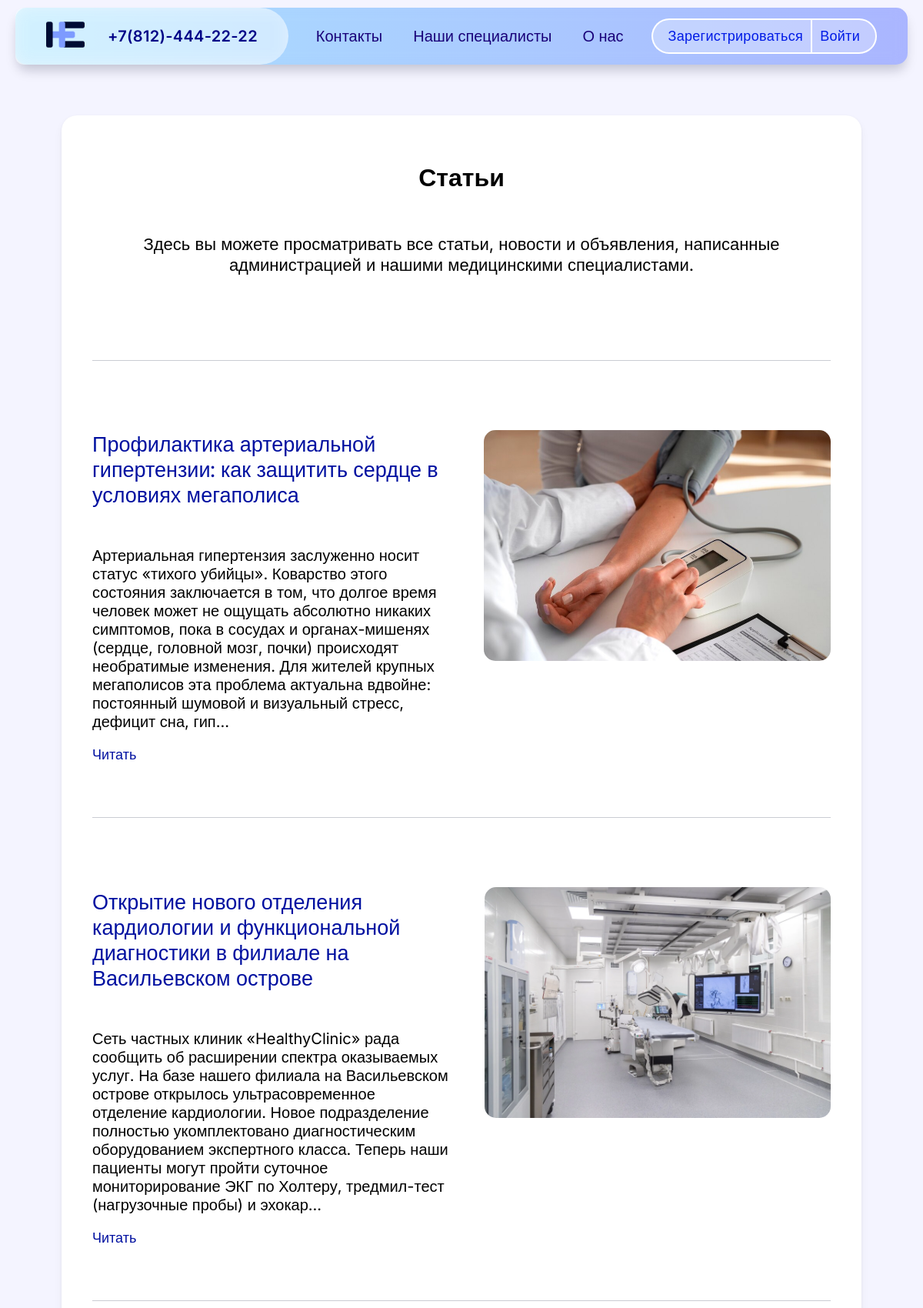
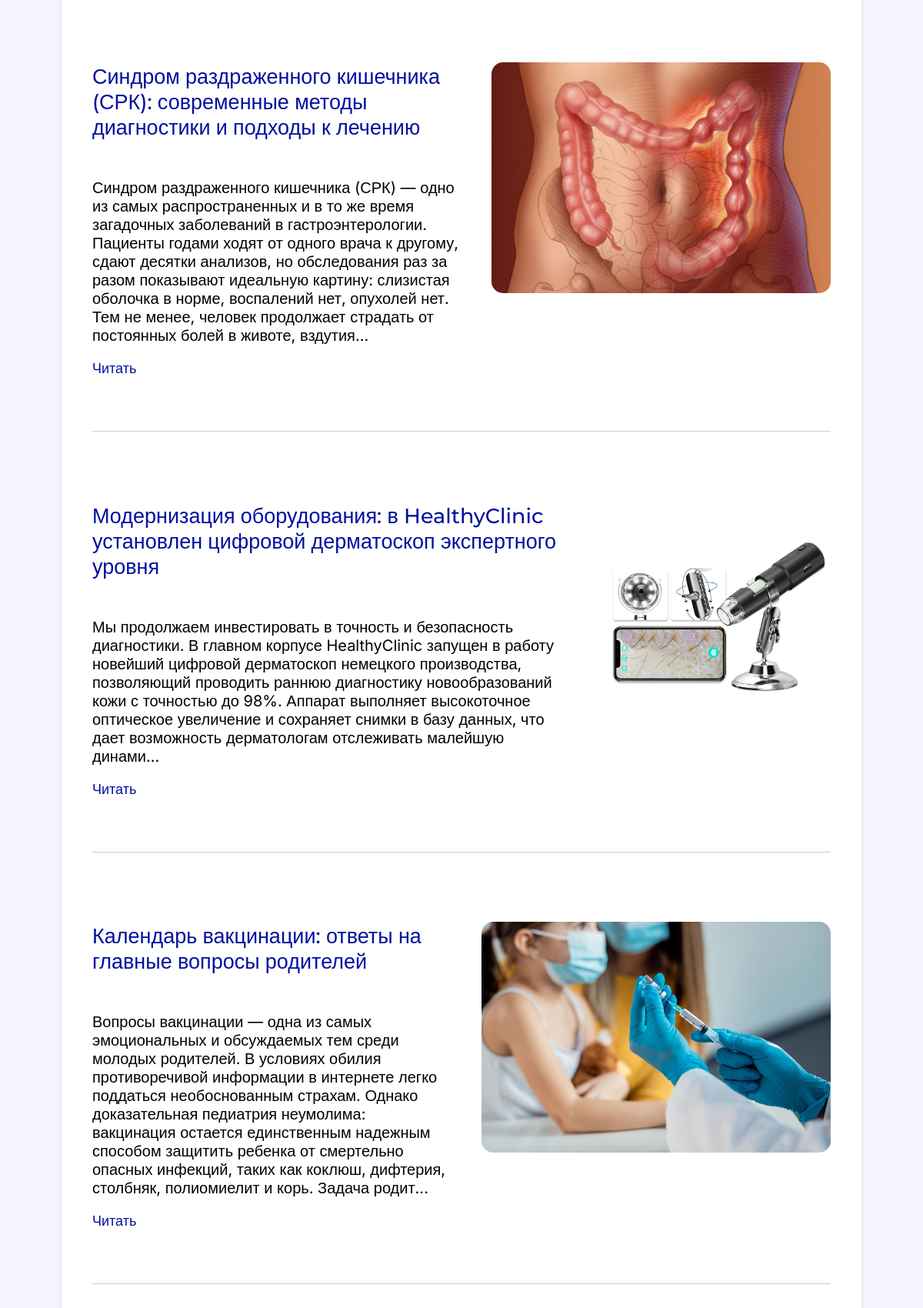
The page /posts (upper part) on the database its author committed (2 pictures, top to bottom).
### models.py (models this page shows)
class Post(db.Model):
    id = db.Column(db.Integer, primary_key=True)
    title = db.Column(db.String(200), nullable=False)
    content = db.Column(db.Text, nullable=False)
    image = db.Column(db.String(300))
    author_name = db.Column(db.String(100), default="Администрация")
    created_at = db.Column(
        db.DateTime(timezone=True),
        default=lambda: datetime.now(timezone.utc)
    )
    is_published = db.Column(db.Boolean, default=True)

### app.py (the view)
@app.route('/posts')
def posts():
    posts = Post.query.order_by(Post.created_at.desc()).all()
    return render_template('posts.html', posts=posts)

### templates/posts.html (shortened to what this page needs)
{% extends "base.html" %}
{% block content_class %}admin-content{% endblock %}
{% block content %}
    <h1>Статьи</h1>
    <p class="p-top-post">Здесь вы можете просматривать все статьи, новости и объявления, написанные администрацией и нашими медицинскими специалистами.</p>
    <div class="posts-list">
        <hr>
        {% for post in posts %}
            <div class="full-news">
            <div class="index-news">
                <a href="{{ url_for('post_detail', post_id=post.id) }}"><h2>{{ post.title }}</h2></a>
                <a href="{{ url_for('post_detail', post_id=post.id) }}"><p>{{ post.content[:400] }}...</p></a>
                <a href="{{ url_for('post_detail', post_id=post.id) }}">Читать</a>
            </div>
            {% if post.image %}
                <div class="div-index-post-image">
                    <img src="{{ url_for('static', filename='uploads/' + post.image) }}" class="index-post-image">
                </div>
            {% endif %}
        </div>
        <hr>
        {% else %}
            <p>Пока нет статей для отображения.</p>
        {% endfor %}
    </div>
{% endblock %}

### static/css/style.css (style rules this page uses)
html, body { height: 100%; margin: 0; scroll-behavior: smooth; }
body { background-color: #f4f4ff; display: flex; flex-direction: column; min-height: 100vh; padding-top: 100px; }
h1 { font-family: "Montserrat", sans-serif; font-weight: bold; }
h2 { font-family: "Inter", sans-serif; font-weight: 400; }
.posts-list { display: flex; flex-direction: column; gap: 40px; }
.p-top-post { font-family: "Inter", sans-serif; font-size: 22px; color: #000000; text-align: center; margin-bottom: 70px; }
hr { border: none; border-top: 1px solid #caccd3; margin: 30px 0 30px 0; }
.full-news { display: flex; justify-content: space-between; }
.index-news { display: flex; flex-direction: column; flex-grow: 1; }
.index-news h2 { font-family: "Montserrat", sans-serif; font-weight: 500; margin-bottom: 30px; color: #0010a0; }
.index-news p { font-family: "Inter", sans-serif; font-size: 20px; color: #000000; }
.index-news a { text-decoration: none; color: #0010a0; font-family: "Inter", sans-serif; font-size: 18px; }
.div-index-post-image { display: flex; justify-content: center; margin-left: 40px; }
.index-post-image { height: 300px; object-fit: cover; border-radius: 10px; margin-top: 20px; border-radius: 15px; }

### rows shown on the page
Post: title "Профилактика артериальной гипертензии: как защитить сердце в условиях мегаполиса", content "Артериальная гипертензия заслуженно носит статус «тихого убийцы». Коварство этого состояния заключается в том, что долгое время человек может не ощущать абсолютно никаких симптомов, пока в сосудах и органах-мишенях (сердце, головной мозг, почки) происходят необратимые изменения. Для жителей крупных мегаполисов эта проблема актуальна вдвойне: постоянный шумовой и визуальный стресс, дефицит сна, гип", image (picture)
Post: title "Открытие нового отделения кардиологии и функциональной диагностики в филиале на Васильевском острове", content "Сеть частных клиник «HealthyClinic» рада сообщить об расширении спектра оказываемых услуг. На базе нашего филиала на Васильевском острове открылось ультрасовременное отделение кардиологии. Новое подразделение полностью укомплектовано диагностическим оборудованием экспертного класса. Теперь наши пациенты могут пройти суточное мониторирование ЭКГ по Холтеру, тредмил-тест (нагрузочные пробы) и эхокар", image (picture)
Post: title "Синдром раздраженного кишечника (СРК): современные методы диагностики и подходы к лечению", content "Синдром раздраженного кишечника (СРК) — одно из самых распространенных и в то же время загадочных заболеваний в гастроэнтерологии. Пациенты годами ходят от одного врача к другому, сдают десятки анализов, но обследования раз за разом показывают идеальную картину: слизистая оболочка в норме, воспалений нет, опухолей нет. Тем не менее, человек продолжает страдать от постоянных болей в животе, вздутия", image (picture)
Post: title "Модернизация оборудования: в HealthyClinic установлен цифровой дерматоскоп экспертного уровня", content "Мы продолжаем инвестировать в точность и безопасность диагностики. В главном корпусе HealthyClinic запущен в работу новейший цифровой дерматоскоп немецкого производства, позволяющий проводить раннюю диагностику новообразований кожи с точностью до 98%. Аппарат выполняет высокоточное оптическое увеличение и сохраняет снимки в базу данных, что дает возможность дерматологам отслеживать малейшую динами", image (picture)
Post: title "Календарь вакцинации: ответы на главные вопросы родителей", content "Вопросы вакцинации — одна из самых эмоциональных и обсуждаемых тем среди молодых родителей. В условиях обилия противоречивой информации в интернете легко поддаться необоснованным страхам. Однако доказательная педиатрия неумолима: вакцинация остается единственным надежным способом защитить ребенка от смертельно опасных инфекций, таких как коклюш, дифтерия, столбняк, полиомиелит и корь. Задача родит", image (picture)
